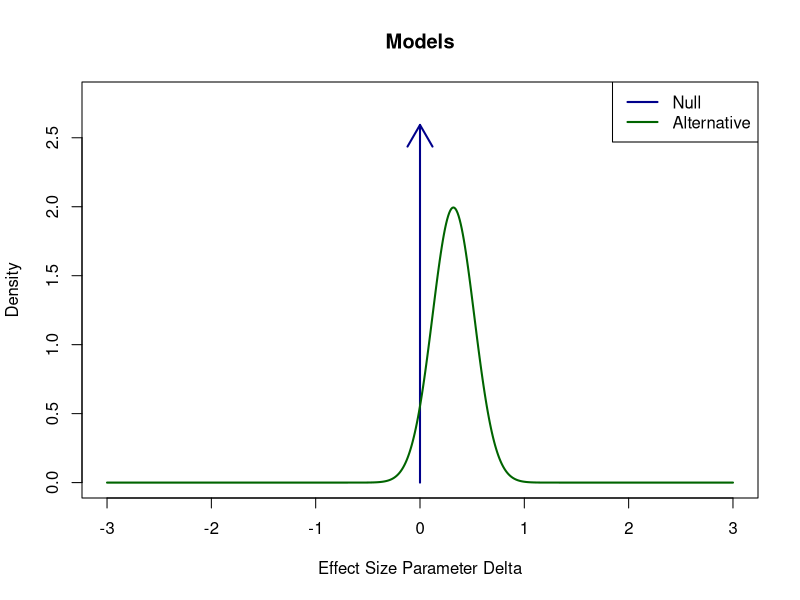
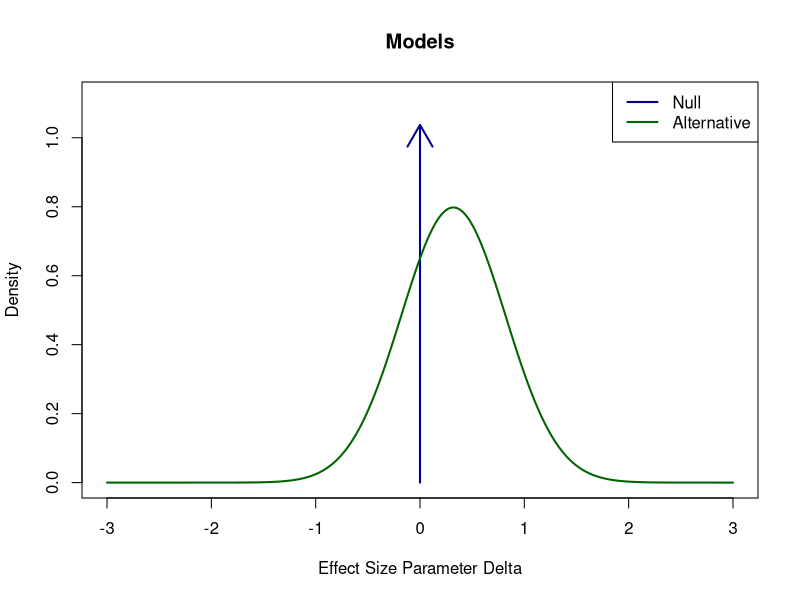
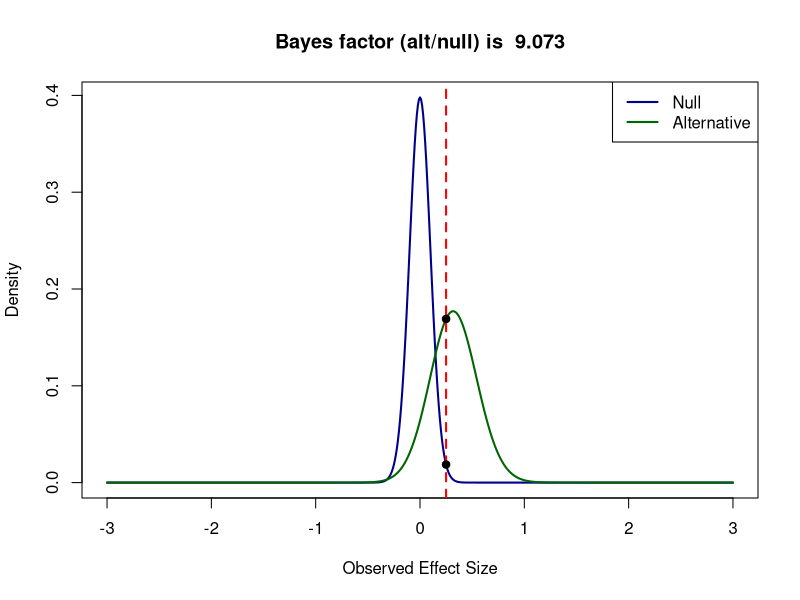
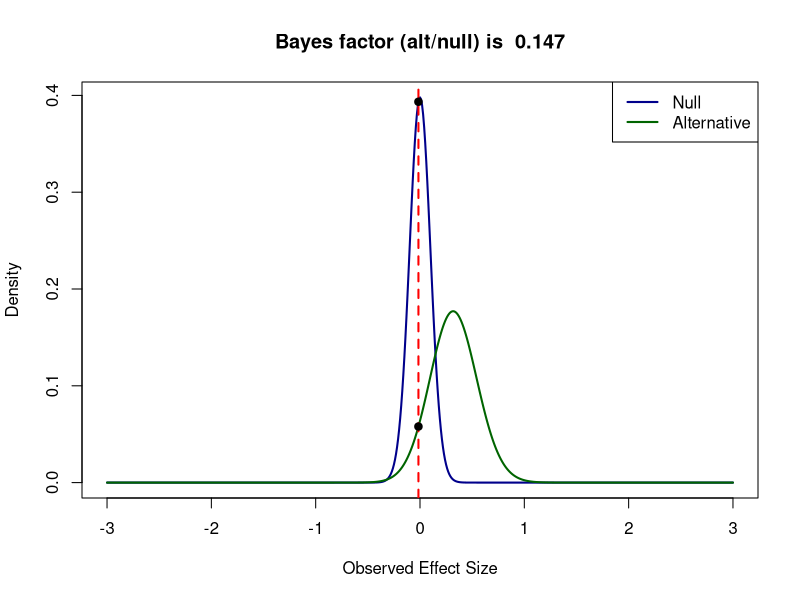
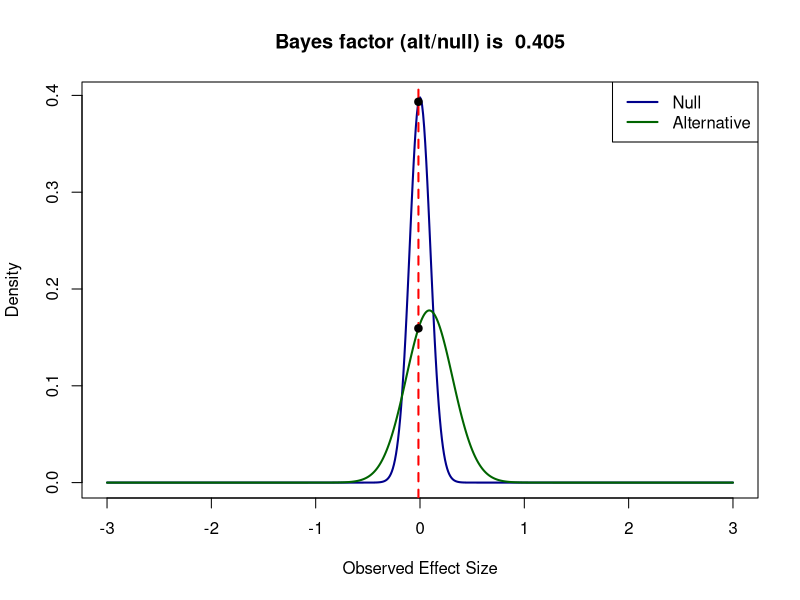

Generate these figures, in order, with R:
## ---- chunk 1
N <- 100 #Enter sample size
dz <- 0.25 #Enter Cohen's dz effect size observed in the dependent t-test or one-sided t-test

dz_prior <- 0.32 #Enter effect size dz for the prior 
sd_prior <- 0.2 #Enter sd of the effect sizes of the prior - the higher, the wider the prior is

lo <- -Inf #lower bound of support (e.g., set to 0 if effects < 0 is not possible)
hi <- Inf #upper bound of support

#specify prior
altDens=function(delta) 
  dnorm(delta,dz_prior,sd_prior)*as.integer(delta>lo)*as.integer(delta<hi)
#Normalize alternative density in case user does not, 
K=1/integrate(altDens,lower=lo,upper=hi)$value
f=function(delta) K*altDens(delta)

delta=seq(-3,3,.01)
#Plot Alternative as a density and Null as a point arrow
#png(file=paste('prior.png'),width=6000,height=4000, res = 1000)
maxAlt=max(f(delta))
plot(delta,f(delta),typ='n',xlab="Effect Size Parameter Delta",ylab="Density",ylim=c(0,1.4*maxAlt),main="Models")
arrows(0,0,0,1.3*maxAlt,col='darkblue',lwd=2)
lines(delta,f(delta),col='darkgreen',lwd=2)
legend("topright",legend=c("Null","Alternative"),col=c('darkblue','darkgreen'),lwd=2)
#dev.off()
## ---- chunk 2
N <- 100 #Enter sample size
dz <- 0.25 #Enter Cohen's dz effect size observed in the dependent t-test or one-sided t-test

dz_prior <- 0.32 #Enter effect size dz for the prior 
sd_prior <- 0.5 #Enter sd of the effect sizes of the prior - the higher, the wider the prior is

lo <- -Inf #lower bound of support (e.g., set to 0 if effects < 0 is not possible)
hi <- Inf #upper bound of support

#specify prior
altDens=function(delta) 
  dnorm(delta,dz_prior,sd_prior)*as.integer(delta>lo)*as.integer(delta<hi)
#Normalize alternative density in case user does not, 
K=1/integrate(altDens,lower=lo,upper=hi)$value
f=function(delta) K*altDens(delta)

delta=seq(-3,3,.01)
#Plot Alternative as a density and Null as a point arrow
#png(file=paste('prior.png'),width=6000,height=4000, res = 1000)
maxAlt=max(f(delta))
plot(delta,f(delta),typ='n',xlab="Effect Size Parameter Delta",ylab="Density",ylim=c(0,1.4*maxAlt),main="Models")
arrows(0,0,0,1.3*maxAlt,col='darkblue',lwd=2)
lines(delta,f(delta),col='darkgreen',lwd=2)
legend("topright",legend=c("Null","Alternative"),col=c('darkblue','darkgreen'),lwd=2)
#dev.off()
## ---- chunk 3
#This code is made by Jeff Rouder: http://jeffrouder.blogspot.nl/2016/01/what-priors-should-i-use-part-i.html
#This code is for a one-sided t-test, testing a difference against 0.

N <- 100 #Enter sample size
dz <- 0.25 #Enter Cohen's dz effect size observed in the dependent t-test or one-sided t-test

dz_prior <- 0.32 #Enter effect size dz for the prior 
sd_prior <- 0.2 #Enter sd of the effect sizes of the prior - the higher, the wider the prior is

lo <- -Inf #lower bound of support (e.g., set to 0 if effects < 0 is not possible)
hi <- Inf #upper bound of support

#specify prior
altDens=function(delta) 
  dnorm(delta,dz_prior,sd_prior)*as.integer(delta>lo)*as.integer(delta<hi)
#Normalize alternative density in case user does not, 
K=1/integrate(altDens,lower=lo,upper=hi)$value
f=function(delta) K*altDens(delta)

delta=seq(-3,3,.01)

#Prediction Function Under Null
nullPredF=function(obs,N) dt(sqrt(N)*obs,N-1)

#Prediction Function Under the Alternative
altPredIntegrand=function(delta,obs,N) 
  dt(sqrt(N)*obs,N-1,sqrt(N)*delta)*f(delta)
altPredF=function(obs,N) 
  integrate(altPredIntegrand,lower=lo,upper=hi,obs=obs,N=N)$value

obs=delta
I=length(obs)
nullPred=nullPredF(obs,N)
altPred=1:I
for (i in 1:I) altPred[i]=altPredF(obs[i],N)

#Evaluate Predicted Density at Observed Value dz
valNull=nullPredF(dz,N)
valAlt=altPredF(dz,N)

#Plot The Predictions
#png(file=paste('posterior.png'),width=6000,height=4000, res = 1000)
top=max(altPred,nullPred)
plot(type='l',obs,nullPred,ylim=c(0,top),xlab="Observed Effect Size",ylab="Density",main=paste("Bayes factor (alt/null) is ",round(valAlt/valNull,digits =3)),col='darkblue',lwd=2)
lines(obs,altPred,col='darkgreen',lwd=2)
legend("topright",legend=c("Null","Alternative"),col=c('darkblue','darkgreen'),lwd=2)
abline(v=dz,lty=2,lwd=2,col='red')
points(pch=19,c(dz,dz),c(valNull,valAlt))
#dev.off()

cat("Bayes factor (alt/null) is ",valAlt/valNull,", the t-value is ",sqrt(N)*dz," and the p-value is",2*(1-pt(abs(sqrt(N)*dz),N-1)))

#? Daniel Lakens, 2016. 
# This work is licensed under a Creative Commons Attribution-NonCommercial-ShareAlike 4.0 International License. https://creativecommons.org/licenses/by-nc-sa/4.0/
## ---- chunk 4
#This code is made by Jeff Rouder: http://jeffrouder.blogspot.nl/2016/01/what-priors-should-i-use-part-i.html
#This code is for a one-sided t-test, testing a difference against 0.

N <- 100 #Enter sample size
dz <- -0.015 #Enter Cohen's dz effect size observed in the dependent t-test or one-sided t-test

dz_prior <- 0.32 #Enter effect size dz for the prior 
sd_prior <- 0.2 #Enter sd of the effect sizes of the prior - the higher, the wider the prior is

lo <- -Inf #lower bound of support (e.g., set to 0 if effects < 0 is not possible)
hi <- Inf #upper bound of support

#specify prior
altDens=function(delta) 
  dnorm(delta,dz_prior,sd_prior)*as.integer(delta>lo)*as.integer(delta<hi)
#Normalize alternative density in case user does not, 
K=1/integrate(altDens,lower=lo,upper=hi)$value
f=function(delta) K*altDens(delta)

delta=seq(-3,3,.01)

#Prediction Function Under Null
nullPredF=function(obs,N) dt(sqrt(N)*obs,N-1)

#Prediction Function Under the Alternative
altPredIntegrand=function(delta,obs,N) 
  dt(sqrt(N)*obs,N-1,sqrt(N)*delta)*f(delta)
altPredF=function(obs,N) 
  integrate(altPredIntegrand,lower=lo,upper=hi,obs=obs,N=N)$value

obs=delta
I=length(obs)
nullPred=nullPredF(obs,N)
altPred=1:I
for (i in 1:I) altPred[i]=altPredF(obs[i],N)

#Evaluate Predicted Density at Observed Value dz
valNull=nullPredF(dz,N)
valAlt=altPredF(dz,N)

#Plot The Predictions
#png(file=paste('posterior.png'),width=6000,height=4000, res = 1000)
top=max(altPred,nullPred)
plot(type='l',obs,nullPred,ylim=c(0,top),xlab="Observed Effect Size",ylab="Density",main=paste("Bayes factor (alt/null) is ",round(valAlt/valNull,digits =3)),col='darkblue',lwd=2)
lines(obs,altPred,col='darkgreen',lwd=2)
legend("topright",legend=c("Null","Alternative"),col=c('darkblue','darkgreen'),lwd=2)
abline(v=dz,lty=2,lwd=2,col='red')
points(pch=19,c(dz,dz),c(valNull,valAlt))
#dev.off()

cat("Bayes factor (alt/null) is ",valAlt/valNull,", the t-value is ",sqrt(N)*dz," and the p-value is",2*(1-pt(abs(sqrt(N)*dz),N-1)))

#? Daniel Lakens, 2016. 
# This work is licensed under a Creative Commons Attribution-NonCommercial-ShareAlike 4.0 International License. https://creativecommons.org/licenses/by-nc-sa/4.0/
## ---- chunk 5
#This code is made by Jeff Rouder: http://jeffrouder.blogspot.nl/2016/01/what-priors-should-i-use-part-i.html
#This code is for a one-sided t-test, testing a difference against 0.

N <- 100 #Enter sample size
dz <- -0.015 #Enter Cohen's dz effect size observed in the dependent t-test or one-sided t-test

dz_prior <- 0.09 #Enter effect size dz for the prior 
sd_prior <- 0.2 #Enter sd of the effect sizes of the prior - the higher, the wider the prior is

lo <- -Inf #lower bound of support (e.g., set to 0 if effects < 0 is not possible)
hi <- Inf #upper bound of support

#specify prior
altDens=function(delta) 
  dnorm(delta,dz_prior,sd_prior)*as.integer(delta>lo)*as.integer(delta<hi)
#Normalize alternative density in case user does not, 
K=1/integrate(altDens,lower=lo,upper=hi)$value
f=function(delta) K*altDens(delta)

delta=seq(-3,3,.01)

#Prediction Function Under Null
nullPredF=function(obs,N) dt(sqrt(N)*obs,N-1)

#Prediction Function Under the Alternative
altPredIntegrand=function(delta,obs,N) 
  dt(sqrt(N)*obs,N-1,sqrt(N)*delta)*f(delta)
altPredF=function(obs,N) 
  integrate(altPredIntegrand,lower=lo,upper=hi,obs=obs,N=N)$value

obs=delta
I=length(obs)
nullPred=nullPredF(obs,N)
altPred=1:I
for (i in 1:I) altPred[i]=altPredF(obs[i],N)

#Evaluate Predicted Density at Observed Value dz
valNull=nullPredF(dz,N)
valAlt=altPredF(dz,N)

#Plot The Predictions
#png(file=paste('posterior.png'),width=6000,height=4000, res = 1000)
top=max(altPred,nullPred)
plot(type='l',obs,nullPred,ylim=c(0,top),xlab="Observed Effect Size",ylab="Density",main=paste("Bayes factor (alt/null) is ",round(valAlt/valNull,digits =3)),col='darkblue',lwd=2)
lines(obs,altPred,col='darkgreen',lwd=2)
legend("topright",legend=c("Null","Alternative"),col=c('darkblue','darkgreen'),lwd=2)
abline(v=dz,lty=2,lwd=2,col='red')
points(pch=19,c(dz,dz),c(valNull,valAlt))
#dev.off()

cat("Bayes factor (alt/null) is ",valAlt/valNull,", the t-value is ",sqrt(N)*dz," and the p-value is",2*(1-pt(abs(sqrt(N)*dz),N-1)))

#? Daniel Lakens, 2016. 
# This work is licensed under a Creative Commons Attribution-NonCommercial-ShareAlike 4.0 International License. https://creativecommons.org/licenses/by-nc-sa/4.0/
